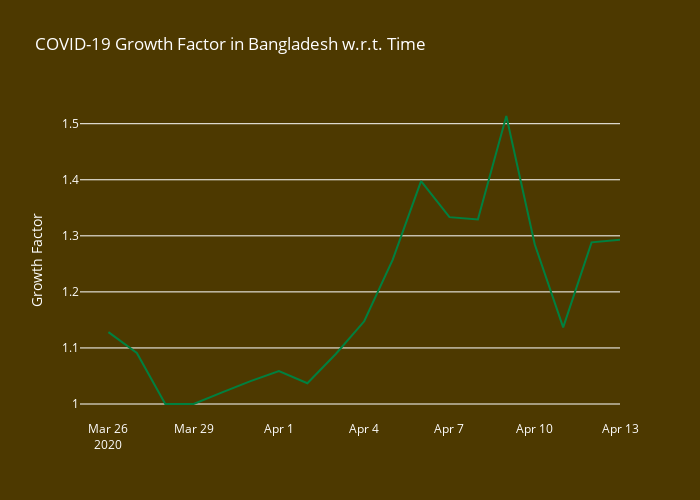

The notebook cell this image was saved under:
### Code cell
fig2 = go.Figure()
fig2.add_trace(go.Scatter(x=tc_phase1['Date'], y=tc_phase1['Growth_Rate'], name='Growth Factor', \
                         marker=dict(color='#008040')))
fig2.layout.update(title_text='COVID-19 Growth Factor in Bangladesh w.r.t. Time',xaxis_showgrid=False, yaxis_showgrid=True, width=700, yaxis_title='Growth Factor',
        height=500,font=dict(
#         family="Courier New, monospace",
        size=12,
        color="white"
    ))
fig2.layout.plot_bgcolor = '#4d3900'
fig2.layout.paper_bgcolor = '#4d3900'
fig2.show()
print("Mean Growth Rate",tc_phase1['Growth_Rate'].mean())

### Figure 1 — Plotly figure (JSON) as saved in the notebook; plotly's stock layout.template omitted (floating-point values rounded to 4 significant figures)
{"data": [{"marker": {"color": "#008040"}, "name": "Growth Factor", "type": "scatter", "x": ["2020-03-25 00:00:00+00:00", "2020-03-26 00:00:00+00:00", "2020-03-27 00:00:00+00:00", "2020-03-28 00:00:00+00:00", "2020-03-29 00:00:00+00:00", "2020-03-30 00:00:00+00:00", "2020-03-31 00:00:00+00:00", "2020-04-01 00:00:00+00:00", "2020-04-02 00:00:00+00:00", "2020-04-03 00:00:00+00:00", "2020-04-04 00:00:00+00:00", "2020-04-05 00:00:00+00:00", "2020-04-06 00:00:00+00:00", "2020-04-07 00:00:00+00:00", "2020-04-08 00:00:00+00:00", "2020-04-09 00:00:00+00:00", "2020-04-10 00:00:00+00:00", "2020-04-11 00:00:00+00:00", "2020-04-12 00:00:00+00:00", "2020-04-13 00:00:00+00:00"], "y": [null, 1.128, 1.091, 1, 1, 1.021, 1.041, 1.059, 1.037, 1.089, 1.148, 1.257, 1.398, 1.333, 1.329, 1.514, 1.285, 1.137, 1.288, 1.293]}], "layout": {"font": {"color": "white", "size": 12}, "height": 500, "paper_bgcolor": "#4d3900", "plot_bgcolor": "#4d3900", "title": {"text": "COVID-19 Growth Factor in Bangladesh w.r.t. Time"}, "width": 700, "xaxis": {"showgrid": false}, "yaxis": {"showgrid": true, "title": {"text": "Growth Factor"}}}}
